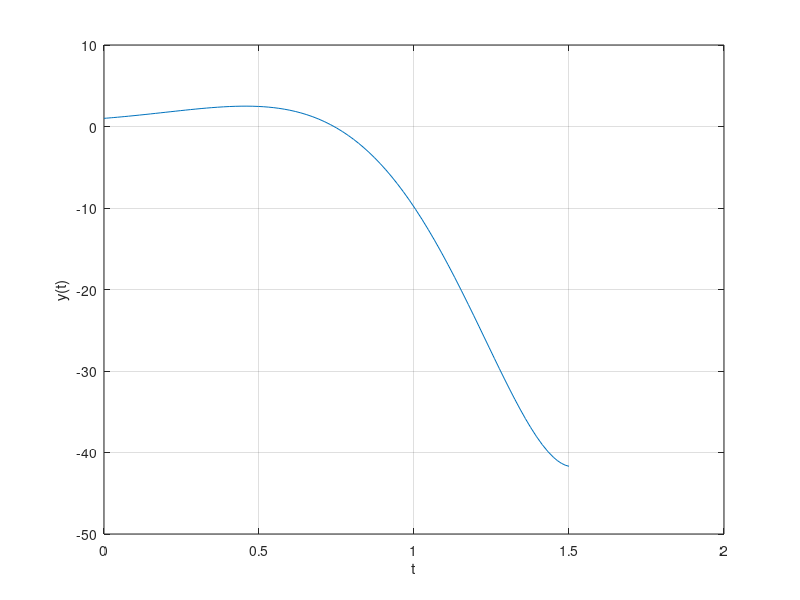

Recreate this plot in MATLAB.
A=0;
B=1.5;
b1=1;
b2=3.0;
b3=10;
a0=1;
a1=-2.4;
a2=0.09;
a3=48.87;

f=@(t) sin(t)-7*t+2;

ode_system=@(t,Y) [
    Y(2);
    Y(3);
    (f(t)-a1*Y(3)-a2*Y(2)-a3*Y(1))/a0
];

Y0=[b1;b2;b3];

options=odeset('RelTol',1e-5,'AbsTol',1e-5);

[t,Y]=ode45(ode_system,[A,B],Y0,options);

y=Y(:,1);
dy=Y(:,2);
d2y=Y(:,3);

d3y=(f(t)-a1*d2y-a2*dy-a3*y)/a0;

fprintf('%-8s %-12s %-12s %-12s %-12s\n', 't', 'y(t)',  "y'(t) ",  "y''(t) ",  "y'''(t) ");
fprintf('%s\n', repmat('-', 1, 62));
for i = 1:length(t)
    fprintf('%-8.4f %-12.6f %-12.6f %-12.6f %-12.6f\n', ...
        t(i), y(i), dy(i), d2y(i), d3y(i));
end

figure;
plot(t, y);
xlabel('t');
ylabel('y(t)');
grid on;
